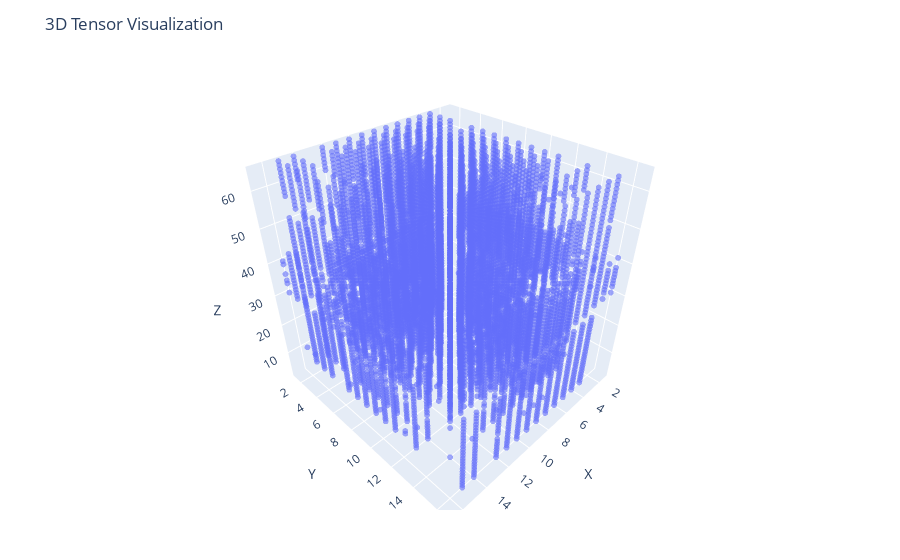

Write notebook code for a chart like this one.
### Code cell
# plotTensor(red_strata.tensor, 0.1)
plotTensor(green_strata.tensor, 0.1)
# plotTensor(blue_strata.tensor, 0.1)

### Figure 1 — Plotly figure (JSON) as saved in the notebook; plotly's stock layout.template omitted (floating-point values rounded to 4 significant figures; data arrays with more than 128 entries replaced by an {"elided": "..."} marker saying what was removed)
{"data": [{"marker": {"opacity": 0.6, "size": 2}, "mode": "markers", "type": "scatter3d", "x": {"elided": "10040 int values"}, "y": {"elided": "10040 int values"}, "z": {"elided": "10040 int values"}}], "layout": {"margin": {"b": 50, "l": 50, "r": 50, "t": 60}, "scene": {"aspectmode": "cube", "xaxis": {"range": [1, 17], "title": "X"}, "yaxis": {"range": [1, 17], "title": "Y"}, "zaxis": {"range": [1, 66], "title": "Z"}}, "title": "3D Tensor Visualization"}}
